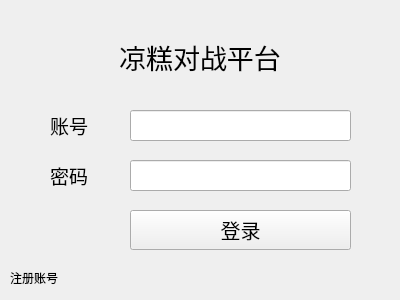
<?xml version="1.0" encoding="UTF-8"?>
<ui version="4.0">
 <class>MainWindow</class>
 <widget class="QMainWindow" name="MainWindow">
  <property name="geometry">
   <rect>
    <x>0</x>
    <y>0</y>
    <width>400</width>
    <height>300</height>
   </rect>
  </property>
  <property name="sizePolicy">
   <sizepolicy hsizetype="Preferred" vsizetype="Preferred">
    <horstretch>0</horstretch>
    <verstretch>0</verstretch>
   </sizepolicy>
  </property>
  <property name="windowTitle">
   <string>MainWindow</string>
  </property>
  <property name="toolButtonStyle">
   <enum>Qt::ToolButtonIconOnly</enum>
  </property>
  <property name="animated">
   <bool>true</bool>
  </property>
  <widget class="QWidget" name="centralWidget">
   <widget class="QLineEdit" name="lineEdit">
    <property name="geometry">
     <rect>
      <x>130</x>
      <y>110</y>
      <width>221</width>
      <height>31</height>
     </rect>
    </property>
    <property name="font">
     <font>
      <pointsize>9</pointsize>
     </font>
    </property>
   </widget>
   <widget class="QLabel" name="label">
    <property name="geometry">
     <rect>
      <x>50</x>
      <y>110</y>
      <width>51</width>
      <height>31</height>
     </rect>
    </property>
    <property name="font">
     <font>
      <pointsize>14</pointsize>
     </font>
    </property>
    <property name="text">
     <string>账号</string>
    </property>
    <property name="textFormat">
     <enum>Qt::AutoText</enum>
    </property>
   </widget>
   <widget class="QLabel" name="label_2">
    <property name="geometry">
     <rect>
      <x>50</x>
      <y>160</y>
      <width>51</width>
      <height>31</height>
     </rect>
    </property>
    <property name="font">
     <font>
      <pointsize>14</pointsize>
     </font>
    </property>
    <property name="text">
     <string>密码</string>
    </property>
   </widget>
   <widget class="QLineEdit" name="lineEdit_2">
    <property name="geometry">
     <rect>
      <x>130</x>
      <y>160</y>
      <width>221</width>
      <height>31</height>
     </rect>
    </property>
    <property name="font">
     <font>
      <pointsize>9</pointsize>
     </font>
    </property>
    <property name="echoMode">
     <enum>QLineEdit::Password</enum>
    </property>
   </widget>
   <widget class="QLabel" name="label_3">
    <property name="geometry">
     <rect>
      <x>101</x>
      <y>40</y>
      <width>198</width>
      <height>33</height>
     </rect>
    </property>
    <property name="font">
     <font>
      <pointsize>20</pointsize>
      <weight>50</weight>
      <bold>false</bold>
     </font>
    </property>
    <property name="text">
     <string>凉糕对战平台</string>
    </property>
    <property name="alignment">
     <set>Qt::AlignCenter</set>
    </property>
   </widget>
   <widget class="QPushButton" name="pushButton">
    <property name="geometry">
     <rect>
      <x>130</x>
      <y>210</y>
      <width>221</width>
      <height>40</height>
     </rect>
    </property>
    <property name="font">
     <font>
      <pointsize>15</pointsize>
     </font>
    </property>
    <property name="text">
     <string>登录</string>
    </property>
   </widget>
   <widget class="ClickableLabel" name="label_4">
    <property name="geometry">
     <rect>
      <x>10</x>
      <y>270</y>
      <width>60</width>
      <height>15</height>
     </rect>
    </property>
    <property name="text">
     <string>注册账号</string>
    </property>
   </widget>
  </widget>
 </widget>
 <layoutdefault spacing="6" margin="11"/>
 <customwidgets>
  <customwidget>
   <class>ClickableLabel</class>
   <extends>QLabel</extends>
   <header>clickablelabel.h</header>
   <slots>
    <signal>clicked()</signal>
    <slot>onClicked()</slot>
   </slots>
  </customwidget>
 </customwidgets>
 <resources/>
 <connections/>
</ui>
